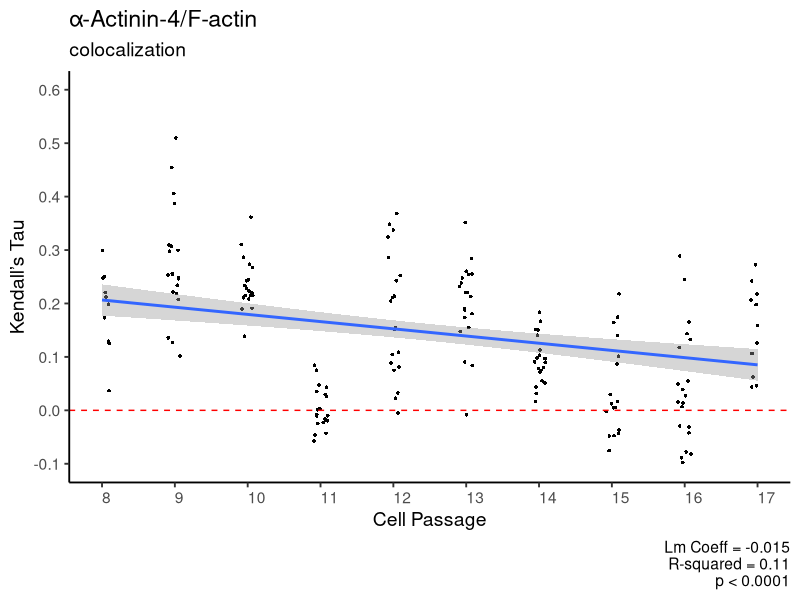
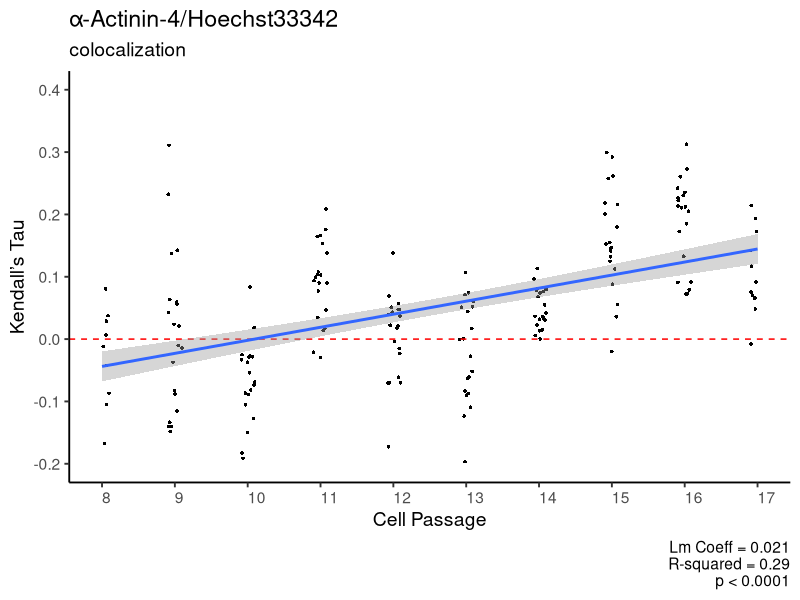
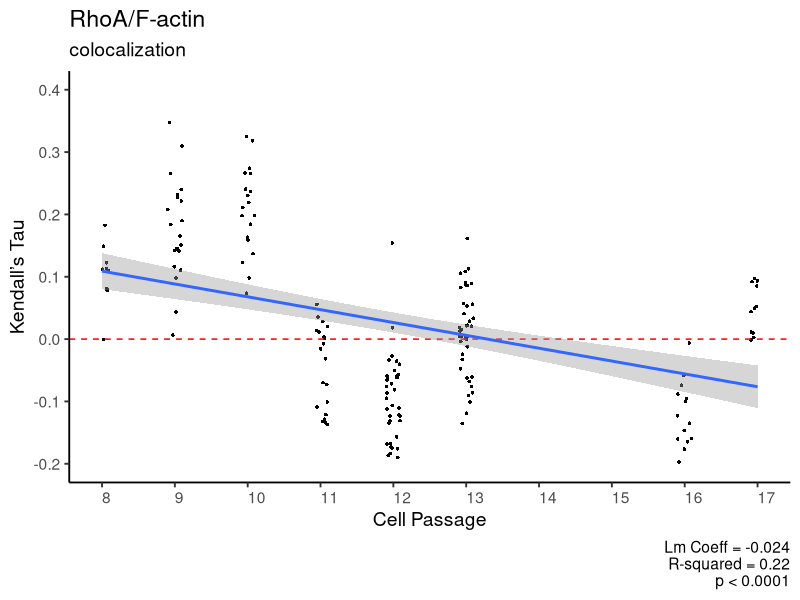
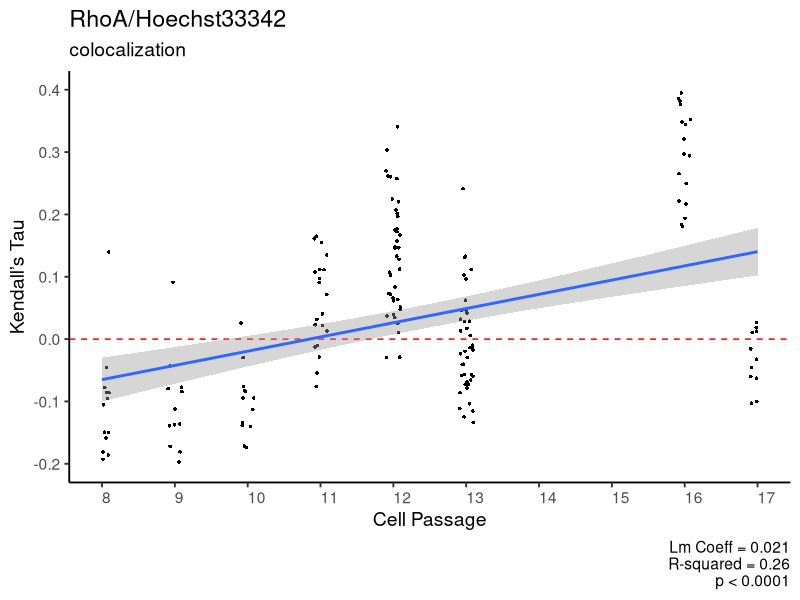

Reproduce these figures in R, in order.
# Immunofluorescence colocalozation analisys
# Bobkov, Poloyanskaya, Goncharova, 2020
# mailto: bobkov@incras.ru
# https://github.com/dan609/adh

library(ggplot2)
######################################
#1# α-Actinin-4/F-actin colocalization 
data_aA4_Fact_d <- read.csv('aA4_Fact_d.csv', sep = ';')

ggplot(data_aA4_Fact_d, aes(x = probe, y = bTau)) +
  
  
  ylim(c(-.2, .6)) +
  
  xlim(c(7, 18)) +
  
  theme_classic(base_size=14) +
  
  geom_jitter(position = position_jitter(.1),
              cex = .9,
              shape = 16) +
  
  theme(legend.position = "none") +
  
  theme(axis.text.x = element_text(angle = 0, hjust = 0)) + 
  
  geom_hline(yintercept=0, linetype="dashed", color = "red") + # add zero level
  
  labs(title = "α-Actinin-4/F-actin",
       subtitle = "colocalization",
       caption = "Lm Coeff = -0.015\n R-squared = 0.11\np < 0.0001") +
  
  geom_smooth(method='lm', formula= y ~ x) + # add linear regression
  
  scale_x_continuous(name = "Cell Passage", 
                     breaks = c(1, seq(8, 17, 1)), 
                     limits = c(8, 17)) +
  
  scale_y_continuous(name = "Kendall’s Tau", 
                     breaks = c(seq(-0.1, 0.6, .1)), 
                     limits = c(-0.1, 0.6))


# Compute linear regression

fit_aA4_Fact_d <- lm(bTau ~ probe, data = data_aA4_Fact_d)

summary(fit_aA4_Fact_d)


###########################################
#2# α-Actinin-4/Hoechst33342 colocalozation
data_aA4_Nuc_d <- read.csv('aA4_Nuc_d.csv', sep = ';')

ggplot(data_aA4_Nuc_d, aes(x = probe, y = bTau)) +
  
  
  ylim(c(-.2, .4)) +
  
  xlim(c(7, 18)) +
  
  theme_classic(base_size=14) +
  
  geom_jitter(position = position_jitter(.1),
              cex = .9,
              shape = 16) +
  
  theme(legend.position = "none") +
  
  theme(axis.text.x = element_text(angle = 0, hjust = 0)) + 
  
  geom_hline(yintercept=0, linetype="dashed", color = "red") + # add zero level
  
  labs(title = "α-Actinin-4/Hoechst33342",
       subtitle = "colocalization",
       caption = "Lm Coeff = 0.021\nR-squared = 0.29\np < 0.0001") +
  
  geom_smooth(method='lm', formula= y ~ x) + # add linear regression
  
  scale_x_continuous(name = "Cell Passage", 
                     breaks = c(1, seq(8, 17, 1)), 
                     limits = c(8, 17)) +
  
  scale_y_continuous(name = "Kendall’s Tau", 
                     breaks = c(seq(-0.2, 0.6, .1)), 
                     limits = c(-0.2, 0.4))


# Compute linear regression

fit_aA4_Nuc_d <- lm(bTau ~ probe, data = data_aA4_Nuc_d)

summary(fit_aA4_Nuc_d)


###############################
#3# RhoA/F-actin colocalization 
data_rhoa_Fact_d <- read.csv('rhoa_Fact_d.csv', sep = ';')

ggplot(data_rhoa_Fact_d, aes(x = probe, y = bTau)) +
  
  
  ylim(c(-.2, .4)) +
  
  xlim(c(7, 18)) +
  
  theme_classic(base_size=14) +
  
  geom_jitter(position = position_jitter(.1),
              cex = .9,
              shape = 16) +
  
  theme(legend.position = "none") +
  
  theme(axis.text.x = element_text(angle = 0, hjust = 0)) + 
  
  geom_hline(yintercept=0, linetype="dashed", color = "red") + # add zero level
  
  labs(title = "RhoA/F-actin",
       subtitle = "colocalization",
       caption = "Lm Coeff = -0.024\nR-squared = 0.22\np < 0.0001") +
  
  geom_smooth(method='lm', formula= y ~ x) + # add linear regression
  
  scale_x_continuous(name = "Cell Passage", 
                     breaks = c(1, seq(8, 17, 1)), 
                     limits = c(8, 17)) +
  
  scale_y_continuous(name = "Kendall’s Tau", 
                     breaks = c(seq(-0.2, 0.6, .1)), 
                     limits = c(-0.2, 0.4))


# Compute linear regression

fit_rhoa_Fact_d <- lm(bTau ~ probe, data = data_rhoa_Fact_d)

summary(fit_rhoa_Fact_d)

###############################
#4# RhoA/F-actin colocalization 
data_rhoa_Nuc_d <- read.csv('rhoa_Nuc_d.csv', sep = ';')

ggplot(data_rhoa_Nuc_d, aes(x = probe, y = bTau)) +
  
  
  ylim(c(-.2, .4)) +
  
  xlim(c(7, 18)) +
  
  theme_classic(base_size=14) +
  
  geom_jitter(position = position_jitter(.1),
              cex = .9,
              shape = 16) +
  
  theme(legend.position = "none") +
  
  theme(axis.text.x = element_text(angle = 0, hjust = 0)) + 
  
  geom_hline(yintercept=0, linetype="dashed", color = "red") + # add zero level
  
  labs(title = "RhoA/Hoechst33342",
       subtitle = "colocalization",
       caption = "Lm Coeff = 0.021\nR-squared = 0.26\np < 0.0001") +
  
  geom_smooth(method='lm', formula= y ~ x) + # add linear regression
  
  scale_x_continuous(name = "Cell Passage", 
                     breaks = c(1, seq(8, 17, 1)), 
                     limits = c(8, 17)) +
  
  scale_y_continuous(name = "Kendall’s Tau", 
                     breaks = c(seq(-0.2, 0.6, .1)), 
                     limits = c(-0.2, 0.4))



# Compute linear regression

fit_rhoa_Nuc_d <- lm(bTau ~ probe, data = data_rhoa_Nuc_d)

summary(fit_rhoa_Nuc_d)


